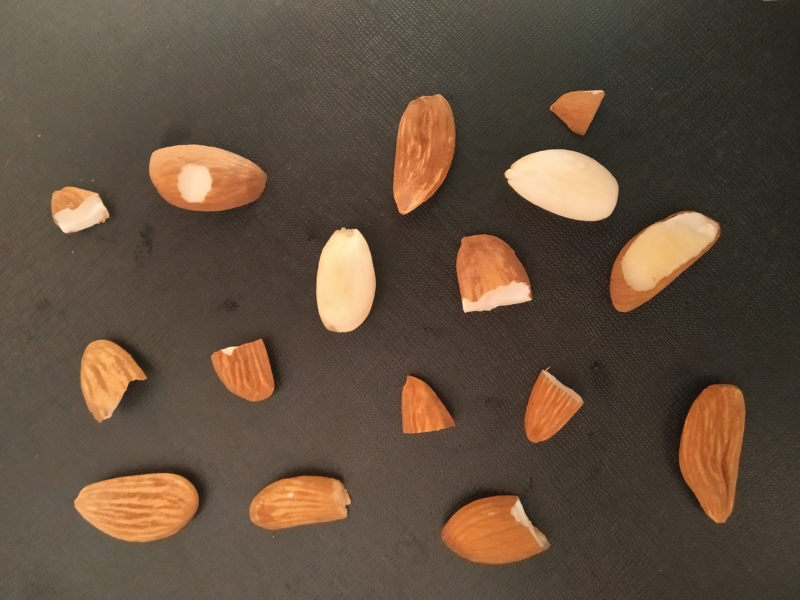
#> input picture 4.jpeg, 1600 x 1200 px (shown at 1/2 size)
$ python -i Almond_video_Basler_V7.py   (imports and definitions only)
#> lines starting #> are read from the running program, lines starting #| are printed output that depends on the picture; after the words box and inside, x2 and y2 are one past the last pixel; in counts of white or black regions, pixels touching at a corner belong together
#> further down, picture is the input picture: shape (1200, 1600, 3); mean B, G, R 61.5, 78.1, 96.6
# IMPORT LIBRARY
from __future__ import print_function
import cv2
import numpy as np
import imutils
import math
import time

# img = cv2.imread("8.jpg")
# # working well for image 5,7,8

def Almond_Qual(frame):
    try:
        height, width, channel = frame.shape
        # down_height = 750
        # down_width = 1100
        # down_points = (down_width, down_height)
        down_points = (width,height)
        frame = cv2.resize(frame, down_points, interpolation=cv2.INTER_LINEAR)

        out_new = np.uint8(frame)
        out_Gray = cv2.cvtColor(out_new, cv2.COLOR_BGR2GRAY)
        ret, thresh_out = cv2.threshold(out_Gray, 127, 255, cv2.THRESH_BINARY_INV)
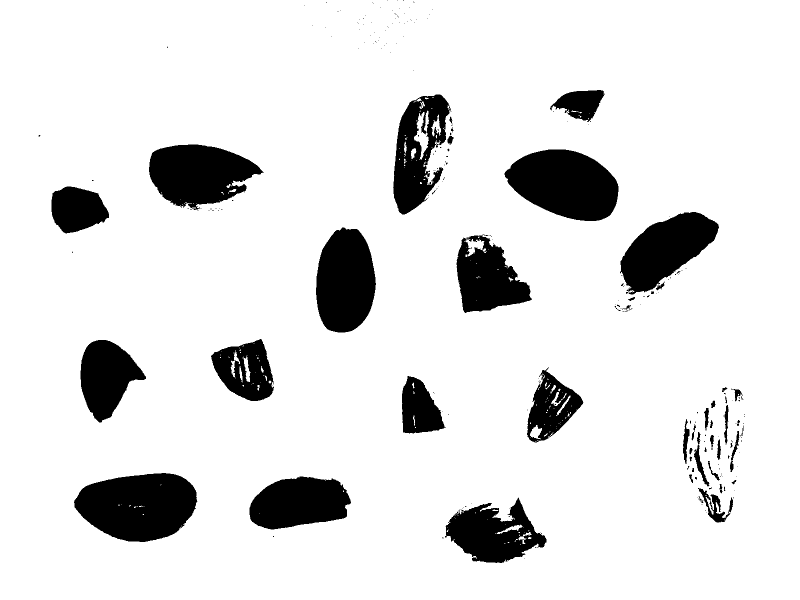
#> thresh_out: shape (1200, 1600) (shown at 1/2 size); 88.3% white; 264 black regions (213 under 20 px), largest, box (x1, y1, x2, y2) and area: (148, 946, 395, 1084) 25545, (1009, 299, 1237, 442) 23472, (298, 289, 528, 418) 20121
        kernel_ip = np.ones((2, 2), np.uint8)
        eroded_ip = cv2.erode(thresh_out, kernel_ip, iterations=1)
#> eroded_ip: shape (1200, 1600); 87.8% white; 196 black regions (133 under 20 px), largest, box (x1, y1, x2, y2) and area: (148, 946, 396, 1085) 25984, (1009, 299, 1238, 443) 23845, (298, 289, 529, 422) 20707
        dilated_ip = cv2.dilate(eroded_ip, kernel_ip, iterations=1)
#> dilated_ip: shape (1200, 1600); 88.3% white; 229 black regions (180 under 20 px)
        cnts = cv2.findContours(dilated_ip.copy(), cv2.RETR_EXTERNAL, cv2.CHAIN_APPROX_SIMPLE)
#> cnts = 1 contour; box (x1, y1, x2, y2) and area: (0, 0, 1600, 1200) 1917190
        cnts = imutils.grab_contours(cnts)

        if len(cnts) == 0:
            flag_empty = 1
            flag_detected = 0
            cv2.imshow("output", frame)
            cv2.waitKey(30)

        # converting  BGR to HSV Frame
        Big_faulty = max(cnts, key=cv2.contourArea)
#> Big_faulty = contour of 19 points, box (x1, y1, x2, y2) (0, 0, 1600, 1200), area 1917190
        hsv = cv2.cvtColor(frame, cv2.COLOR_BGR2HSV)
#> hsv: shape (1200, 1600, 3); mean H, S, V 16, 80.1, 96.6

        count = []
        soakedcount = []
        drycount = []
        badcount = []
        ldry = 1
        lsoaked = 1
        lbroken = 1

        # lIST TO STORE SIZE OF BOUNDING BOX (X,Y,W,H)
        soked_bounding = []
        broken_bounding = []
        dry_bounding = []

        # the range of dry almond
        blu_lower = np.array([0, 0, 0], np.uint8)
        blu_upper = np.array([255, 129, 255], np.uint8)

        # the range of soaked almond
        dry_lower = np.array([16, 0, 229], np.uint8)
        dry_upper = np.array([255, 255, 255], np.uint8)

        # finding the range of dry and soaked in the image
        red = cv2.inRange(hsv, blu_lower, blu_upper)
#> red: shape (1200, 1600); 88.3% white; 334 black regions (288 under 20 px), largest, box (x1, y1, x2, y2) and area: (1345, 759, 1498, 1050) 29905, (150, 936, 406, 1085) 27511, (784, 186, 917, 433) 23480
        dry = cv2.inRange(hsv, dry_lower, dry_upper)
#> dry: shape (1200, 1600); 2.4% white; 101 white regions (87 under 20 px), largest, box (x1, y1, x2, y2) and area: (1011, 300, 1230, 417) 15465, (634, 459, 742, 650) 15219, (1252, 441, 1411, 570) 10582

        kernal = np.ones((3, 3), "uint8")

        # dilation of the image ( to remove noise) create mask for red color
        red = cv2.dilate(red, kernal, iterations=1)
#> red: shape (1200, 1600); 89.3% white; 138 black regions (116 under 20 px)
        res = cv2.bitwise_and(frame, frame, mask=red)
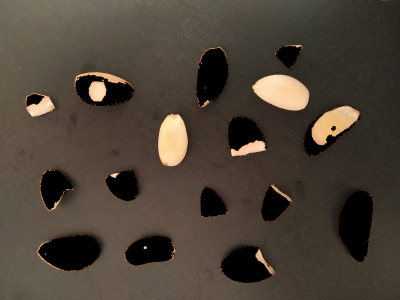
#> res: shape (1200, 1600, 3) (shown at 1/4 size); mean B, G, R 54.4, 65.3, 75.4

        contours, hierarchy = cv2.findContours(red, cv2.RETR_TREE, cv2.CHAIN_APPROX_SIMPLE)
#> contours = 235 contours, 202 with area under 20; largest, box (x1, y1, x2, y2) and area: (0, 0, 1600, 1200) 1917201, (1351, 760, 1494, 1049) 28994, (150, 938, 404, 1085) 26734, (784, 189, 915, 430) 22208, (297, 297, 539, 429) 21824

        # dilation of the image ( to remove noise) create mask for dry almond
        dry = cv2.dilate(dry, kernal, iterations=1)
#> dry: shape (1200, 1600); 2.7% white; 37 white regions (12 under 20 px)
        dry1 = cv2.bitwise_and(frame, frame, mask=dry)
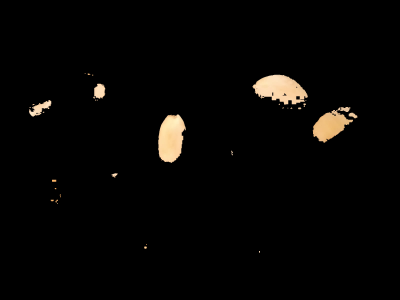
#> dry1: shape (1200, 1600, 3) (shown at 1/4 size); mean B, G, R 4.2, 5.5, 6.5

        contours1, hierarchy = cv2.findContours(dry, cv2.RETR_TREE, cv2.CHAIN_APPROX_SIMPLE)
#> contours1 = 54 contours, 32 with area under 20; largest, box (x1, y1, x2, y2) and area: (1010, 299, 1231, 418) 16839, (633, 458, 743, 651) 15705, (1251, 440, 1412, 571) 11278, (116, 400, 205, 466) 2381, (377, 335, 421, 395) 1954

        for contour in contours1:
            c = cv2.contourArea(contour)
            if c >= 9000: #soaked almond
                x, y, w, h = cv2.boundingRect(contour)
                soked_bounding.append([x, y, w, h])
                print('socked_lenght:',len(soked_bounding))
#> this loop made 54 passes
#> (c, x, y, w, h) on passes 15, 19, 44: (15705, 633, 458, 110, 193), (11278.5, 1251, 440, 161, 131), (16839, 1010, 299, 221, 119)
#> (printed output is left out)
#> after the loop, soked_bounding = [[633, 458, 110, 193], [1251, 440, 161, 131], [1010, 299, 221, 119]]
        for contour in contours:
            c = cv2.contourArea(contour)
            if 11500 <= c <= 18000:  # dry class
            #if c >= 11500: #dry almond
                x, y, w, h = cv2.boundingRect(contour)
                dry_bounding.append([x, y, w, h])
                # print('dry_lenght:', len(dry_bounding))
            elif 2000 <= c <= 10000:  # broken class
                x, y, w, h = cv2.boundingRect(contour)
                broken_bounding.append([x, y, w, h])
#> this loop made 235 passes
#> (c, x, y, w, h) on passes 33, 70, 82, 88, 125, 132, 199, 216: (17741.5, 499, 940, 198, 123), (9319.5, 801, 746, 111, 123), (13090, 160, 677, 135, 165), (11781.5, 421, 676, 135, 130), (13932.5, 908, 465, 158, 139), (9408, 1211, 450, 236, 178), (2352.5, 104, 375, 75, 54), (4552, 355, 325, 71, 81)
#> after the loop, broken_bounding = [[801, 746, 111, 123], [1211, 450, 236, 178], [104, 375, 75, 54], [355, 325, 71, 81], [1100, 183, 107, 93]]; dry_bounding = [[499, 940, 198, 123], [160, 677, 135, 165], [421, 676, 135, 130], [908, 465, 158, 139]]
                # print('broken_lenght:', len(broken_bounding))
        print("broken value", broken_bounding)
#| broken value [[801, 746, 111, 123], [1211, 450, 236, 178], [104, 375, 75, 54], [355, 325, 71, 81], [1100, 183, 107, 93]]
        print("dry value", dry_bounding)
#| dry value [[499, 940, 198, 123], [160, 677, 135, 165], [421, 676, 135, 130], [908, 465, 158, 139]]
        print("soaked value", soked_bounding)
#| soaked value [[633, 458, 110, 193], [1251, 440, 161, 131], [1010, 299, 221, 119]]

        """
        image 1: soaked-broken differance: 30,50,50,50
                dry-broken: 80,100,100,100

        image 5: soaked-broken diff:70,110,70,70
                dry-broken:50,30,110,30
        """
        # REMOVE DUPLICATE ( HERE WE MAKE BROKEN AS SUPER CLASS AND REMOVE INSIDE BOX OR NEAR ONE )
        for soaked in soked_bounding:
            for broken in broken_bounding:
                broken_x, broken_y = (broken[0] + (broken[0] + broken[2])) // 2, (broken[1] + (broken[1] + broken[3])) // 2
                soaked_x, soaked_y = (soaked[0] + (soaked[0] + soaked[2])) // 2, (soaked[1] + (soaked[1] + soaked[3])) // 2
                dist = math.sqrt((math.pow((broken_x - soaked_x), 2) + math.pow((broken_y - soaked_y), 2)))
                print("soaked to broken", dist)
                if dist <= 52:
                    if soaked in soked_bounding:
                        soked_bounding.remove(soaked)
                else:
                    pass
#> this loop made 2 passes
#> (printed output is left out)
#> after the loop, soked_bounding = [[633, 458, 110, 193], [1010, 299, 221, 119]]

        for dry in dry_bounding:
            for broken in broken_bounding:
                broken_x, broken_y = (broken[0] + (broken[0] + broken[2])) // 2, (broken[1] + (broken[1] + broken[3])) // 2
                dry_x, dry_y = (dry[0] + (dry[0] + dry[2])) // 2, (dry[1] + (dry[1] + dry[3])) // 2
                dist = math.sqrt((math.pow((broken_x - dry_x), 2) + math.pow((broken_y - dry_y), 2)))
                print("dry to broken", dist)
                if dist <= 60:
                    dry_bounding.remove(dry)

                else:
                    pass
#> this loop made 4 passes
#> (printed output is left out)

        # CREATE BOUNDING BOX
        for soked in soked_bounding:
            cv2.rectangle(frame, (soked[0], soked[1]), (soked[0] + soked[2], soked[1] + soked[3]), (255, 0, 0), 2)
            cv2.putText(frame, "soaked", (soked[0] - 5, soked[1] - 5), cv2.FONT_HERSHEY_SIMPLEX, 1, (255, 0, 0), 2)
#> this loop made 2 passes
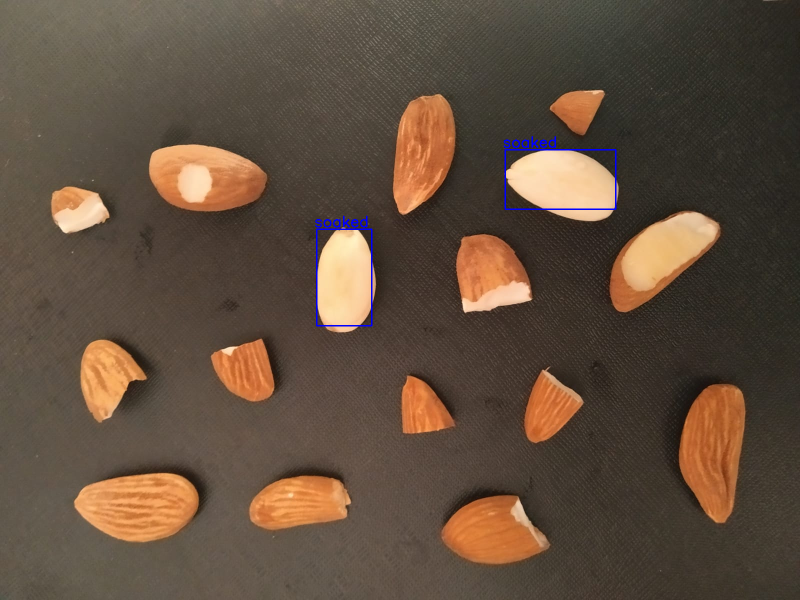
#> frame: shape (1200, 1600, 3) (shown at 1/2 size); 0.29% of pixels changed, all inside (x1, y1, x2, y2) = (630, 272, 1233, 653)
        print('final soaked:', len((soked_bounding)))
#| final soaked: 2

        for broken in broken_bounding:
            cv2.rectangle(frame, (broken[0], broken[1]), (broken[0] + broken[2], broken[1] + broken[3]), (0, 0, 255), 2)
            cv2.putText(frame, "defected", (broken[0] - 5, broken[1] - 5), cv2.FONT_HERSHEY_SIMPLEX, 1, (0, 0, 255), 2)
#> this loop made 5 passes
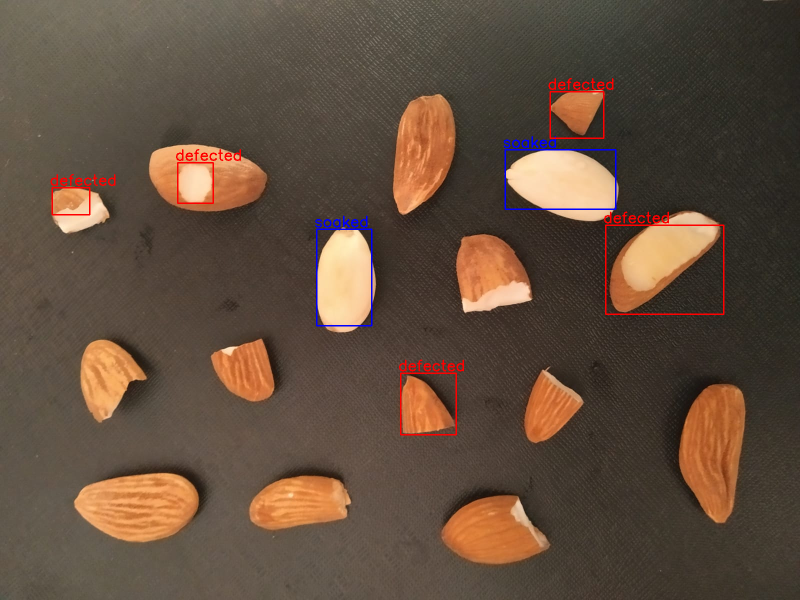
#> frame: shape (1200, 1600, 3) (shown at 1/2 size); 0.63% of pixels changed, all inside (x1, y1, x2, y2) = (101, 156, 1449, 871)
        print('final defected:', len((broken_bounding)))
#| final defected: 5

        for dry in dry_bounding:
            cv2.rectangle(frame, (dry[0], dry[1]), (dry[0] + dry[2], dry[1] + dry[3]), (0, 255, 0), 2)
            cv2.putText(frame, "dry", (dry[0] - 5, dry[1] - 5), cv2.FONT_HERSHEY_SIMPLEX, 1, (0, 255, 0), 2)
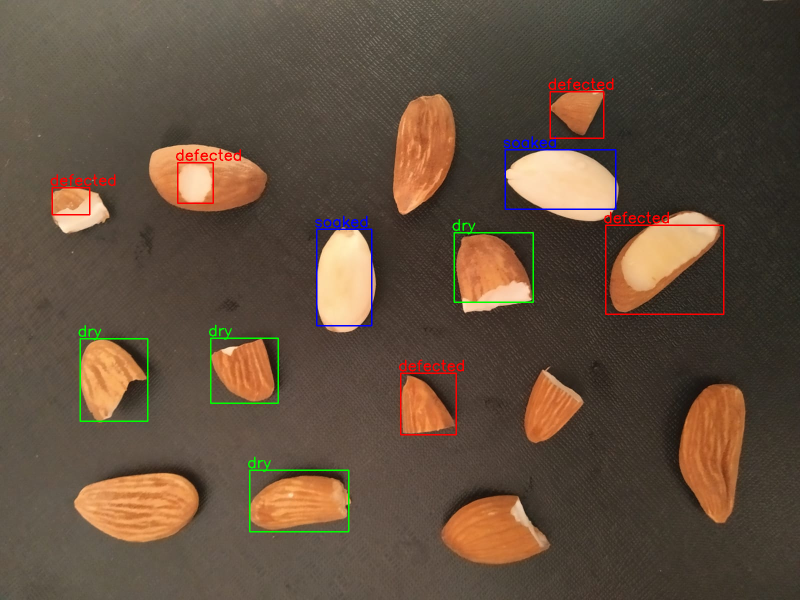
#> frame: shape (1200, 1600, 3) (shown at 1/2 size); 0.44% of pixels changed, all inside (x1, y1, x2, y2) = (157, 438, 1068, 1065)
        print('final dry:', len((dry_bounding)))
#| final dry: 4

        total_count = len((soked_bounding)) + len((broken_bounding)) + len((dry_bounding))
#> total_count = 11
        print(
            "Total Almond={} , Soaked Almond={}, Dry Almond={},Broken Almond={}".format(total_count, len((soked_bounding)),
                                                                                        len((dry_bounding)),
                                                                                        len((broken_bounding))))
#| Total Almond=11 , Soaked Almond=2, Dry Almond=4,Broken Almond=5

        #total_count = 1

        Dsoaked = len((soked_bounding)) / total_count
#> Dsoaked = 0.182
        persoaked = Dsoaked * 100
#> persoaked = 18.18
        format_persoaked = '{:.2f}'.format(persoaked)
#> format_persoaked = '18.18'
        print("soaked percent",format_persoaked)
#| soaked percent 18.18
        cv2.putText(frame, "Soaked Almond ={} %".format(format_persoaked), (20, 25), cv2.FONT_HERSHEY_SIMPLEX, 1,
                    (255, 255, 255), 2)

        Ddry = len((dry_bounding)) / total_count
#> Ddry = 0.364
        perdry = Ddry * 100
#> perdry = 36.36
        format_perdry = '{:.2f}'.format(perdry)
#> format_perdry = '36.36'
        print("dry percent",format_perdry)
#| dry percent 36.36
        cv2.putText(frame, "Dry Almond ={} %".format(format_perdry), (20, 55), cv2.FONT_HERSHEY_SIMPLEX, 1, (255, 255, 255),
                    2)

        Dbad = len((broken_bounding)) / total_count
#> Dbad = 0.455
        perbad = Dbad * 100
#> perbad = 45.45
        format_perbad = '{:.2f}'.format(perbad)
#> format_perbad = '45.45'
        print("defected percent",format_perbad)
#| defected percent 45.45
        cv2.putText(frame, "broken Almond ={} %".format(format_perbad), (20, 85), cv2.FONT_HERSHEY_SIMPLEX, 1,
                    (255, 255, 255), 2)
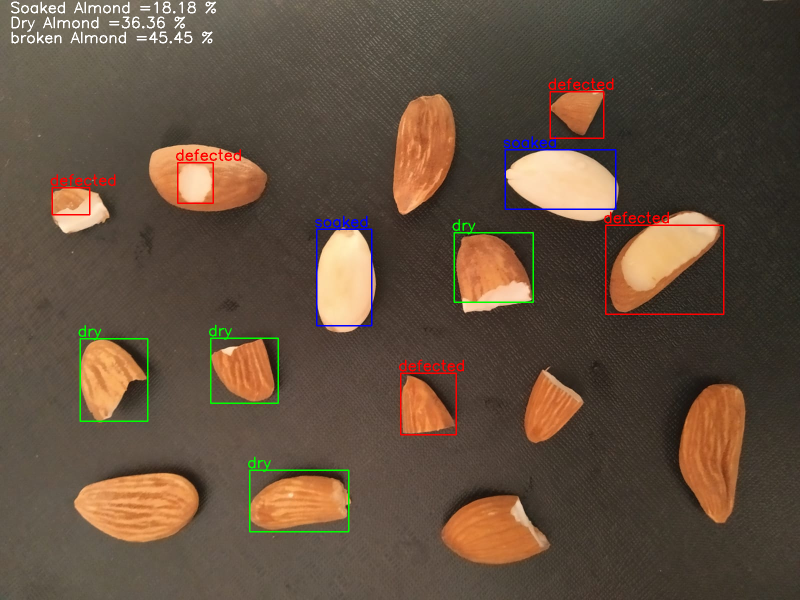
#> frame: shape (1200, 1600, 3) (shown at 1/2 size); mean B, G, R 62, 78.7, 97.4

        cv2.imshow("output", frame)
        # cv2.waitKey(0)
        key = cv2.waitKey(1)
#> (key Esc is pressed here)
    except:
        print("No contour..")

>>> import cv2
>>> picture = cv2.imread('4.jpeg')
>>> result = Almond_Qual(picture)

$ run again, on 5.jpeg
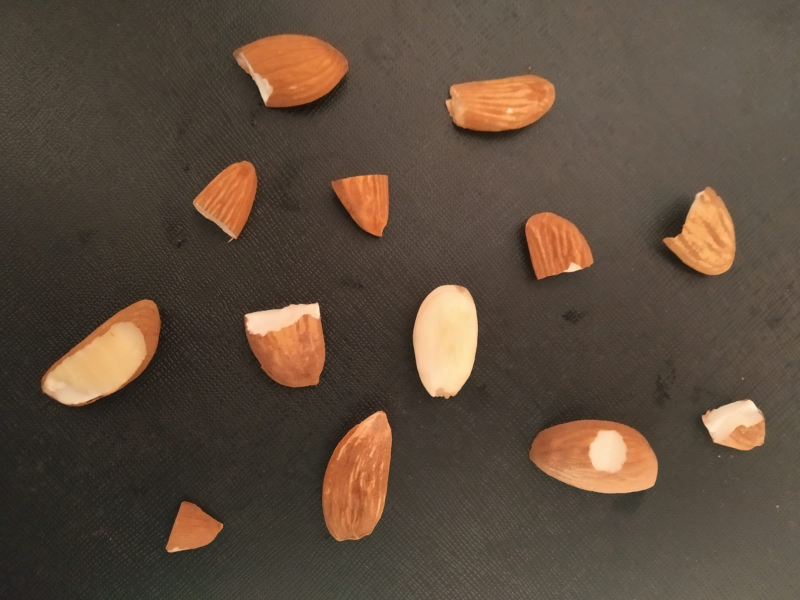
#> input picture 5.jpeg, 1600 x 1200 px (shown at 1/2 size)
#> picture is the input picture: shape (1200, 1600, 3); mean B, G, R 60.5, 75.3, 92.2
#> in Almond_Qual, `ret, thresh_out = cv2.threshold(out_Gray, 127, 255, cv2.THRESH_BINARY_..`:
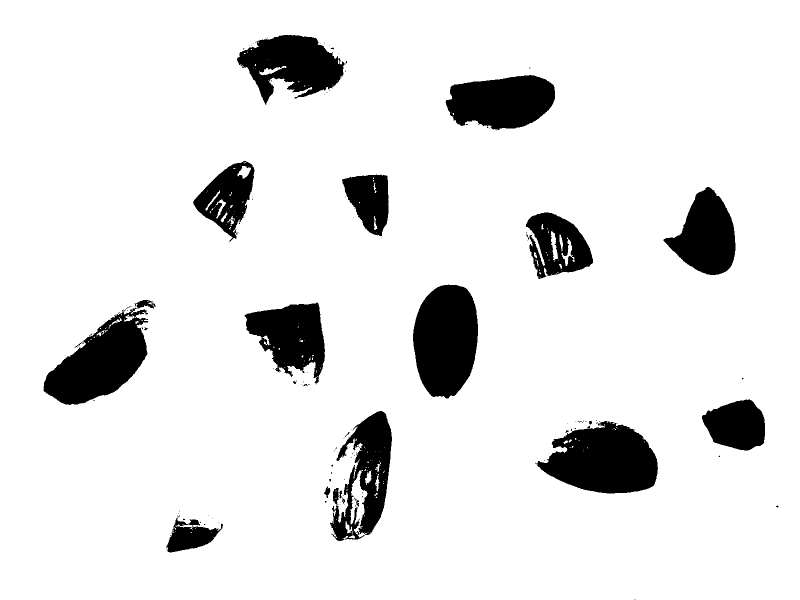
#> thresh_out: shape (1200, 1600) (shown at 1/2 size); 89.9% white; 135 black regions (113 under 20 px), largest, box (x1, y1, x2, y2) and area: (1071, 842, 1316, 987) 24136, (826, 569, 956, 797) 23411, (87, 600, 312, 810) 22519
#> eroded_ip: shape (1200, 1600); 89.4% white; 83 black regions (59 under 20 px), largest, box (x1, y1, x2, y2) and area: (1071, 842, 1317, 988) 24865, (826, 569, 957, 798) 23774, (87, 600, 313, 811) 23490
#> dilated_ip: shape (1200, 1600); 89.8% white; 112 black regions (91 under 20 px)
#> in Almond_Qual, `cnts = cv2.findContours(dilated_ip.copy(), cv2.RETR_EXTERNAL, cv2.CHAI..`: cnts = 1 contour; box (x1, y1, x2, y2) and area: (0, 0, 1600, 1200) 1917201
#> in Almond_Qual, `cnts = imutils.grab_contours(cnts)`: cnts = [[[0, 0], [0, 1199], [1599, 1199], [1599, 0]]]
#> Big_faulty = [[0, 0], [0, 1199], [1599, 1199], [1599, 0]]
#> hsv: shape (1200, 1600, 3); mean H, S, V 15.9, 75.5, 92.2
#> contours = 174 contours, 140 with area under 20; largest, box (x1, y1, x2, y2) and area: (0, 0, 1600, 1200) 1917201, (642, 821, 785, 1081) 26092, (1055, 838, 1315, 976) 25473, (472, 66, 700, 225) 22828, (897, 147, 1108, 274) 19974
#> contours1 = 40 contours, 23 with area under 20; largest, box (x1, y1, x2, y2) and area: (844, 579, 955, 788) 17494, (131, 657, 283, 783) 9898, (1414, 800, 1517, 866) 3038, (1181, 869, 1236, 938) 2610, (122, 781, 196, 806) 680
#> the loop in Almond_Qual, `for contour in contours1:` made 40 passes
#> (c, x, y, w, h) on passes 19, 25: (9898.5, 131, 657, 152, 126), (17494.5, 844, 579, 111, 209)
#> (printed output is left out)
#> after the loop in Almond_Qual, `for contour in contours1:`: soked_bounding = [[131, 657, 152, 126], [844, 579, 111, 209]]
#> the loop in Almond_Qual, `for contour in contours:` made 174 passes
#> (c, x, y, w, h) on passes 11, 28, 38, 97, 131, 134, 140: (7076, 333, 998, 113, 102), (2540.5, 1456, 842, 76, 56), (5474.5, 1176, 859, 78, 90), (16093, 490, 629, 163, 149), (13224, 1044, 423, 144, 138), (14918.5, 1325, 377, 147, 175), (11866, 388, 319, 131, 160)
#> after the loop in Almond_Qual, `for contour in contours:`: broken_bounding = [[333, 998, 113, 102], [1456, 842, 76, 56], [1176, 859, 78, 90]]; dry_bounding = [[490, 629, 163, 149], [1044, 423, 144, 138], [1325, 377, 147, 175], [388, 319, 131, 160]]
#| broken value [[333, 998, 113, 102], [1456, 842, 76, 56], [1176, 859, 78, 90]]
#| dry value [[490, 629, 163, 149], [1044, 423, 144, 138], [1325, 377, 147, 175], [388, 319, 131, 160]]
#| soaked value [[131, 657, 152, 126], [844, 579, 111, 209]]
#> the loop in Almond_Qual, `for soaked in soked_bounding:` made 2 passes
#> (printed output is left out)
#> the loop in Almond_Qual, `for dry in dry_bounding:` made 4 passes
#> (printed output is left out)
#> the loop in Almond_Qual, `for soked in soked_bounding:` made 2 passes
#| final soaked: 2
#> the loop in Almond_Qual, `for broken in broken_bounding:` made 3 passes
#| final defected: 3
#| final dry: 4
#> total_count = 9
#| Total Almond=9 , Soaked Almond=2, Dry Almond=4,Broken Almond=3
#> Dsoaked = 0.222
#> persoaked = 22.22
#> format_persoaked = '22.22'
#| soaked percent 22.22
#> Ddry = 0.444
#> perdry = 44.44
#> format_perdry = '44.44'
#| dry percent 44.44
#> Dbad = 0.333
#> perbad = 33.33
#> format_perbad = '33.33'
#| defected percent 33.33
#> in Almond_Qual, `cv2.putText(frame, "broken Almond ={} %".format(format_perbad), (20, 8..`:
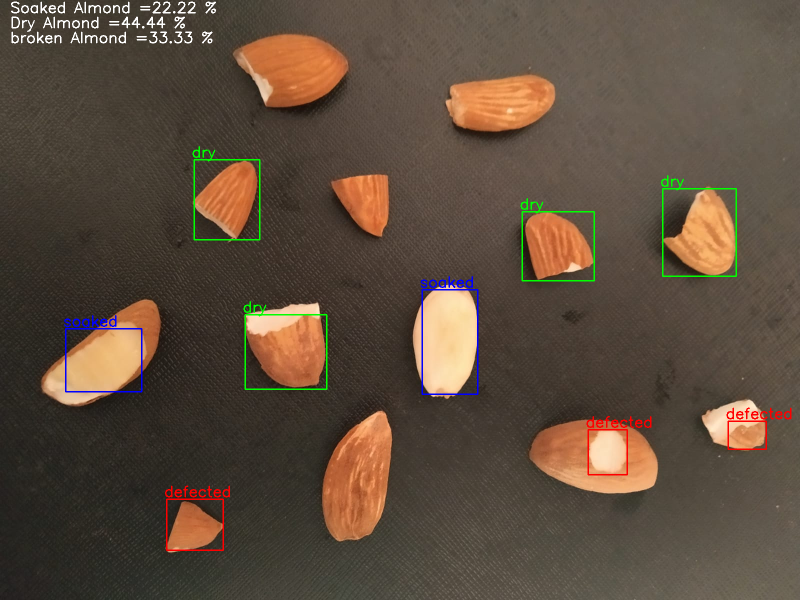
#> frame: shape (1200, 1600, 3) (shown at 1/2 size); mean B, G, R 61.3, 76.3, 92.6
